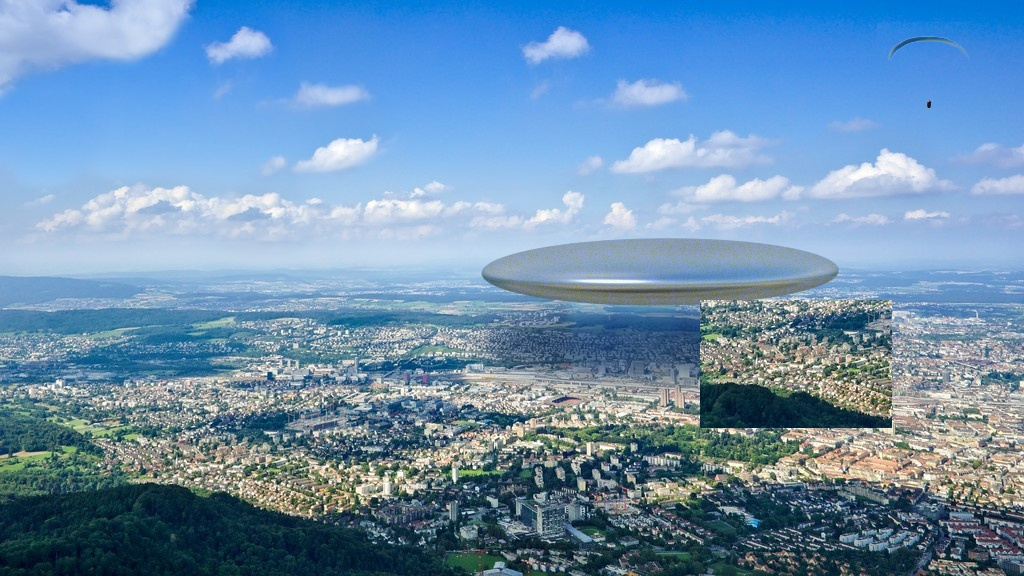
#> input picture assets/examples/copy_move_clone.jpg, 1024 x 576 px; its folder holds only this picture in this run
$ python -i jpeg_ghost.py   (imports and definitions only)
#> lines starting #> are read from the running program, lines starting #| are printed output that depends on the picture
### analysis/quant_table.py
"""
JPEG quantization-table analysis.

Reads the DQT tables of the last JPEG encoder, estimates the IJG quality
they correspond to, and says whether they are a scaled copy of the IJG
(libjpeg) reference tables of ITU-T T.81 Annex K. That tells you which
*encoder family* saved the file last; it says nothing about whether the pixels
were edited. (Background: Farid, "Digital Image Ballistics from JPEG
Quantization", Dartmouth TR2006-583; Kornblum, "Using JPEG quantization tables
to identify imagery processed by software", DFRWS 2008.)

estimate_jpeg_quality / is_standard_table are reused by double_jpeg and
jpeg_ghost.
"""
import numpy as np
from PIL import Image

from analysis.util import error_result, make_result

LIMITATIONS = [
    "Tables describe only the last JPEG save. Earlier compressions, edits made "
    "before that save, and lossless edits are invisible here (see Double JPEG "
    "and JPEG Ghost).",
    "IJG tables are used by a huge range of software and by some cameras; "
    "custom tables are used by most camera vendors and by Photoshop. The "
    "encoder hint narrows the family, it does not identify a device.",
    "Quality is the IJG quality that produces these tables (exact for libjpeg "
    "tables; when several qualities give the same table the highest is "
    "reported). For non-IJG "
    "tables it is only a rough equivalent.",
    "No database of camera tables is consulted, so a camera claim in EXIF "
    "cannot be confirmed or refuted from the tables alone.",
]

TABLE_NAMES = {0: "luminance", 1: "chrominance"}


# [127 lines left out: functions analyze_quantization_table, extract_jpeg_quantization_tables, not called in this run]


# Standard IJG quantization tables for quality 50, in raster order.
# Pillow returns tables de-zigzagged, so these line up element for element.
STANDARD_LUMINANCE = np.array([
    16, 11, 10, 16, 24, 40, 51, 61,
    12, 12, 14, 19, 26, 58, 60, 55,
    14, 13, 16, 24, 40, 57, 69, 56,
    14, 17, 22, 29, 51, 87, 80, 62,
    18, 22, 37, 56, 68, 109, 103, 77,
    24, 35, 55, 64, 81, 104, 113, 92,
    49, 64, 78, 87, 103, 121, 120, 101,
    72, 92, 95, 98, 112, 100, 103, 99
])

STANDARD_CHROMINANCE = np.array([
    17, 18, 24, 47, 99, 99, 99, 99,
    18, 21, 26, 66, 99, 99, 99, 99,
    24, 26, 56, 99, 99, 99, 99, 99,
    47, 66, 99, 99, 99, 99, 99, 99,
    99, 99, 99, 99, 99, 99, 99, 99,
    99, 99, 99, 99, 99, 99, 99, 99,
    99, 99, 99, 99, 99, 99, 99, 99,
    99, 99, 99, 99, 99, 99, 99, 99
])


def _standard_table(table_id):
    """Table 0 is luminance; any other id is chrominance."""
    return STANDARD_LUMINANCE if table_id == 0 else STANDARD_CHROMINANCE


def ijg_table(quality, table_id=0):
    """The table libjpeg builds for `quality` (1-100, baseline: clipped to
    1..255), raster order, int array of 64."""
    q = min(100, max(1, int(quality)))
    scale = 5000 // q if q < 50 else 200 - 2 * q
    return np.clip((_standard_table(table_id) * scale + 50) // 100, 1, 255)


_IJG = {t: [ijg_table(q, t) for q in range(1, 101)] for t in (0, 1)}


def estimate_jpeg_quality(qtable, table_id=0):
    """
    Estimates JPEG quality from a quantization table.

    An exact match with a libjpeg table for q = 1..100 returns that q (the
    highest q when several produce the same table). Otherwise it inverts
    the IJG scaling that libjpeg applies when building a table:

        scale = 5000/quality        if quality < 50
        scale = 200 - 2*quality     otherwise
        Q[i]  = clip((T50[i]*scale + 50) / 100, 1, 255)

    so scale is recovered per entry as (100*Q[i] - 50) / T50[i] and inverted
    back to a quality. Entries clipped at 1 or 255 carry no scale information
    and are excluded.

    Args:
        qtable: 64-element quantization table (raster order)
        table_id (int): 0 for luminance, otherwise chrominance

    Returns:
        int: Estimated quality (1-100)
    """
    q = np.asarray(qtable, dtype=np.float64).ravel()
    if q.size != 64:
        return 50  # default
    exact = [i + 1 for i, t in enumerate(_IJG[0 if table_id == 0 else 1])
             if np.array_equal(t, q)]
    if exact:
        return exact[-1]

    standard = _standard_table(table_id).astype(np.float64)

    # Saturated entries pin to the clip bounds and would bias the estimate
    usable = (q > 1) & (q < 255)
    if not usable.any():
        # Everything saturated: all 1s means maximum quality, all 255s minimum
        return 100 if q.max() <= 1 else 1

    scales = (100.0 * q[usable] - 50.0) / standard[usable]
    scale = float(np.median(scales))  # median resists a few odd entries

    if scale <= 0:
        return 100
    quality = 5000.0 / scale if scale > 100 else (200.0 - scale) / 2.0

    return int(round(min(100.0, max(1.0, quality))))


# [39 lines left out: function is_standard_table, not called in this run]

### analysis/util.py
"""
Shared helpers: the result contract every analysis returns, decoding images
to arrays without re-encoding them, and JPEG grid alignment.
"""
import io

import numpy as np
from PIL import Image, ImageOps

# ── Result contract ───────────────────────────────────────────────
# Every public analysis function returns make_result(...). The app renders
# any result the same way, so a module can't return keys the UI never reads.
STATUSES = ("ok", "insufficient_data", "not_applicable", "error")
LEVELS = ("info", "notice", "warning")  # neutral / weak indicator / inconsistency


def make_result(status, summary, findings=(), metrics=None, images=None,
                tables=None, limitations=(), details=None):
    """
    Args:
        status: one of STATUSES
        summary: one neutral sentence describing what was measured
        findings: iterable of (level, text) or {"level", "text"}
        metrics: {label: number|str} shown as headline numbers
        images: {caption: uint8 ndarray (H,W) or (H,W,3)}
        tables: {title: list[dict] | dict}
        limitations: what this technique cannot see, always shown
        details: raw values for power users / tests (JSON-serialisable)
    """
    if status not in STATUSES:
        raise ValueError(f"bad status {status!r}")
    norm = []
    for f in findings:
        level, text = (f["level"], f["text"]) if isinstance(f, dict) else f
        if level not in LEVELS:
            raise ValueError(f"bad finding level {level!r}")
        norm.append({"level": level, "text": str(text)})
    return {
        "status": status,
        "summary": str(summary),
        "findings": norm,
        "metrics": dict(metrics or {}),
        "images": dict(images or {}),
        "tables": dict(tables or {}),
        "limitations": [str(x) for x in limitations],
        "details": dict(details or {}),
    }


def error_result(exc, limitations=()):
    return make_result("error", f"Analysis failed: {exc}", limitations=limitations)


# ── Decoding ──────────────────────────────────────────────────────
# [30 lines left out: function load_array, not called in this run]


def image_format(image_path):
    with Image.open(image_path) as img:
        return img.format


def to_uint8(arr, stretch=True):
    """Map any array to uint8 for display. stretch=True uses the 0.5-99.5 %
    percentiles so one outlier can't flatten the picture."""
    a = np.asarray(arr, dtype=np.float64)
    a = np.nan_to_num(a)
    if stretch:
        lo, hi = np.percentile(a, [0.5, 99.5])
        a = (a - lo) / (hi - lo) if hi > lo else np.zeros_like(a)
        a = a * 255.0
    return np.clip(a, 0, 255).astype(np.uint8)


# [19 lines left out: functions fig_to_array, overlay_mask, not called in this run]


# ── JPEG grid ─────────────────────────────────────────────────────
# Block artifact grid (BAG) after W. Li, Y. Yuan, N. Yu, "Passive detection
# of doctored JPEG image via block artifact grid extraction", Signal
# Processing 89(9), 2009. Second-order differences are taken across every
# column/row gap (see _gap_diff); values above T are zeroed so object edges
# do not swamp the weak block-boundary steps; the rest is accumulated along
# the boundary over 33 px, a 33-px running median across it is subtracted,
# and the energy is summed per grid phase. Deviation from the paper: T adapts
# to the image, T = max(BAG_EDGE_MIN, BAG_EDGE_K * median difference). A
# fixed T missed the grid either in textured (grass, gravel) or in smooth
# images. Global crop-offset recovery with the adaptive T: 73 % of 96 cropped
# JPEGs q50-95 (q50-70 94 %, q80 75 %, q90 56 %, q95 31 %), 0/48 false grids
# on never-compressed, NN-2x and bicubic-1.5x images (frequency_analysis).
BAG_EDGE_K = 8.0
BAG_EDGE_MIN = 4.0


# [113 lines left out: functions _gap_diff, bag_diffs, bag_maps, phase_energy, blockiness_by_offset, grid_uniqueness and 1 more, not called in this run]


# [17 lines that do not run on import are left out]

### analysis/jpeg_ghost.py
"""
JPEG ghosts.

Method: H. Farid, "Exposing Digital Forgeries from JPEG Ghosts", IEEE Trans.
Information Forensics and Security 4(1), 2009.

The image f is recompressed at each quality q; the difference
    d(x, y, q) = mean_{b x b window} [f - f_q]^2
(b = 16) is normalised per pixel across q to [0, 1]. A region that was
compressed at a lower quality q1 before the whole image was saved at its
final quality q2 shows a second minimum ("ghost") at q ≈ q1, while the rest
of the image does not. Deviation from the paper: the difference is taken on
the luminance channel only (decoded Y, recompressed as a greyscale JPEG with
the same IJG luminance table), which is where the quantization traces live
and is a third of the cost.

Grid shift (Farid §3): a ghost only appears when the recompression grid
lines up with the region's earlier JPEG grid. Besides the file's own grid
(0, 0) the image is recompressed at the one other grid offset where the
most blocks sit on a requantization lattice (_offgrid_shift, a DCT-domain
ghost test over all 63 offsets), so a region pasted off the file grid can
still show its ghost.

Farid inspects the normalised maps visually; to decide automatically we
compare d with the same measurement on a grid shifted by (4, 4) px from the
tested one, where an earlier quantization no longer lines up (content
normalisation — without it, smooth content alone produced "ghosts"). A
window is a ghost at q when log(d/d_ref) is far below the image's median at
q; when the median itself is low, the whole image carries the ghost (entire
image double-compressed). A singly-compressed file already sits closer to
its recompression just below its own quality, so the whole-image test
subtracts the median measured on a simulated single compression
(_single_baseline).

The final quality is taken from the stored quantization table
(quant_table.estimate_jpeg_quality), not from the argmin of d, which is
biased to the highest tested quality. Only qualities below it are searched.

Windows are evaluated on an 8-pixel stride (16x16 window = 2x2 blocks), so
maps have one value per 8x8 block.
"""
import io

import numpy as np
from PIL import Image
from scipy.ndimage import binary_opening, label, uniform_filter

from analysis.quant_table import estimate_jpeg_quality, ijg_table
from analysis.util import error_result, make_result, overlay_mask, to_uint8

MIN_RANGE = 1.0     # windows whose d varies less than this over q are flat
# A window is a ghost at q when log(d / d_ref), smoothed over 3x3 windows,
# lies DELTA below the image median at q. Calibrated with MIN_REGION below.
DELTA = 0.7
# Whole-image ghost: median log ratio this far below the simulated single
# compression. Calibration (8 hosts): single q75-95 >= -0.66, whole-image
# double 60->90 and 90->95 <= -2.17.
GLOBAL_LR = 1.0
# Largest ghost component, share of textured windows (hold-out numbers in
# Descriptions/Noise_Ghost.md).
MIN_REGION = 0.03
# Off-grid offset search (_offgrid_shift): a sampled block is on an earlier
# lattice when >= SHIFT_MIN_COEFS of its coefficients lie off the zero cell
# with mean normalised requantization error < SHIFT_ERR.
SHIFT_BLOCKS = 6000
SHIFT_ERR = 0.03      # mean normalised error; 1/12 for unquantized content
SHIFT_MIN_COEFS = 4

LIMITATIONS = [
    "Only finds regions whose earlier compression was at a lower quality "
    "than the final save; q1 ≥ q2 leaves no ghost, and q1 within ~5 of q2 "
    "a weak one.",
    "Besides the file grid only the one strongest other grid offset is "
    "tested; several pasted regions on different off-grid offsets are not "
    "all covered, and an off-grid region whose blocking is weaker than the "
    "file's own (final quality much lower than the region's) is not found.",
    "Flat or saturated regions have no measurable difference at any quality "
    "and are excluded.",
    "Resizing or filtering after the earlier save erases the ghost.",
]


def _luma(path):
    """Stored luminance (no RGB round trip for JPEG), table, format."""
    with Image.open(path) as im:
        fmt = im.format
        qt = getattr(im, "quantization", None) or {}
        if fmt == "JPEG" and im.mode != "L":
            im.draft("YCbCr", im.size)
        if im.mode == "YCbCr":
            y = np.asarray(im)[..., 0]
        else:
            y = np.asarray(im.convert("L"))
    return y, qt, fmt


def _recompress(y8, q):
    buf = io.BytesIO()
    Image.fromarray(y8).save(buf, "JPEG", quality=int(q))
    buf.seek(0)
    with Image.open(buf) as r:
        return np.asarray(r, dtype=np.float32)


def _diff_map(y8, q, dy, dx):
    """Farid's d for the grid starting at (dy, dx): 16x16-window mean of the
    squared recompression error, one value per 8x8 block of that grid."""
    a = y8[dy:, dx:]
    hb, wb = a.shape[0] // 8, a.shape[1] // 8
    a = np.ascontiguousarray(a[:hb * 8, :wb * 8])
    e = (a.astype(np.float32) - _recompress(a, q)) ** 2
    blk = e.reshape(hb, 8, wb, 8).mean(axis=(1, 3))
    return uniform_filter(blk, size=2, mode="nearest")


_C = np.array([[np.sqrt((1 if k == 0 else 2) / 8) * np.cos((2 * n + 1) * k * np.pi / 16)
                for n in range(8)] for k in range(8)], dtype=np.float32)


LOWF = [(u, v) for u in range(8) for v in range(8) if 0 < u + v <= 4]


def _offgrid_shift(y8, qualities):
    """Pick the one off-file-grid offset to test. For each of the 63 grid
    offsets, a fixed subsample of blocks is DCT-transformed and its
    low-frequency AC coefficients outside the zero cell are requantized
    with the IJG luminance table of each tested quality. On an earlier JPEG
    lattice the normalised error ((c - Q round(c/Q)) / Q)^2 is near 0
    instead of 1/12 — the DCT-domain form of Farid's ghost. Returns
    ((dy, dx), excess share of blocks on a lattice over the median
    offset) for the best offset."""
    hb, wb = (y8.shape[0] - 8) // 8, (y8.shape[1] - 8) // 8
    idx = np.arange(hb * wb)[::max(1, hb * wb // SHIFT_BLOCKS)]
    by, bx = 8 * (idx // wb), 8 * (idx % wb)
    o = np.arange(8)
    cu = _C[[u for u, _ in LOWF]]
    cv = _C[[v for _, v in LOWF]]
    tabs = [np.array([ijg_table(q, 0)[u * 8 + v] for u, v in LOWF], np.float32)
            for q in qualities]
    shares = {}
    for dy in range(8):
        for dx in range(8):
            if (dy, dx) == (0, 0):
                continue
            b = y8[(by + dy)[:, None, None] + o[None, :, None],
                   (bx + dx)[:, None, None] + o[None, None, :]].astype(np.float32) - 128
            c = np.einsum("nij,fi,fj->nf", b, cu, cv)
            hit = np.zeros(len(idx), bool)
            for Q in tabs:
                r = c / Q
                m = np.abs(r) >= 0.5
                n = m.sum(1)
                e = (((r - np.round(r)) ** 2) * m).sum(1)
                hit |= (n >= SHIFT_MIN_COEFS) & (e < SHIFT_ERR * n)
            shares[(dy, dx)] = float(hit.mean())
    off = max(shares, key=shares.get)
    # chance hits (few coefficients, small error at some q) set a baseline
    return off, shares[off] - float(np.median(list(shares.values())))


def _ghost_search(y8, qualities, dy, dx, base=None):
    """Recompress on grid (dy, dx) and on its (4, 4)-shifted reference (the
    reference never coincides with the file grid when dy, dx != 0: it then
    uses a 2-px offset). base: {q: median log ratio of a simulated single
    compression}, subtracted before the whole-image test. Returns D, valid,
    best (region, q, mask), whole [(excess, q)], meds {q: median}."""
    ry, rx = (dy + 4) % 8, (dx + 4) % 8
    if (dy, dx) != (0, 0) and (ry, rx) == (0, 0):
        ry, rx = (dy + 2) % 8, (dx + 2) % 8
    D, R = [], []
    for q in qualities:
        D.append(_diff_map(y8, q, dy, dx))
        r = _diff_map(y8, q, ry, rx)
        h, w = min(r.shape[0], D[-1].shape[0]), min(r.shape[1], D[-1].shape[1])
        rr = np.empty_like(D[-1])
        rr[:] = np.median(r)
        rr[:h, :w] = r[:h, :w]
        R.append(rr)
    D, R = np.array(D), np.array(R)                  # (Q, hb, wb)
    lo, hi = D.min(axis=0), D.max(axis=0)
    valid = (hi - lo) >= MIN_RANGE
    best, whole, meds = (0.0, None, None), [], {}
    if valid.mean() < 0.1:
        return D, valid, best, whole, meds
    for i, q in enumerate(qualities):
        lr = uniform_filter(np.log((D[i] + 0.5) / (R[i] + 0.5)), size=3, mode="nearest")
        med = meds[q] = float(np.median(lr[valid]))
        if med - (base or {}).get(q, 0.0) < -GLOBAL_LR:
            whole.append((med - (base or {}).get(q, 0.0), q))  # whole image ghost
            continue
        ghost = binary_opening(valid & (med - lr > DELTA), np.ones((2, 2)))
        lab, n = label(ghost)
        if n:
            sizes = np.bincount(lab.ravel())[1:]
            reg = float(sizes.max() / valid.sum())
            if reg > best[0]:
                best = (reg, q, lab == int(np.argmax(sizes)) + 1)
    return D, valid, best, whole, meds


def _single_baseline(y8, qualities, primary):
    """Median log ratios of a simulated singly-compressed image: a central
    crop (<= 1024 px) taken 4 px off the file grid (old lattices no longer
    line up) and saved once at the final quality. A singly-compressed file
    is closer to its recompression just below its own quality than its
    shifted copy is; this is the level a real earlier save must beat."""
    h, w = y8.shape
    S = min(1024, (h - 8) // 8 * 8, (w - 8) // 8 * 8)
    r0, c0 = (h - S) // 16 * 8 + 4, (w - S) // 16 * 8 + 4
    crop = np.ascontiguousarray(y8[r0:r0 + S, c0:c0 + S])
    sim = _recompress(crop, primary).astype(np.uint8)
    return _ghost_search(sim, qualities, 0, 0)[4]


def analyze_jpeg_ghost(image_path, qualities=range(50, 100, 5)):
    """
    Returns the shared result contract. Metrics: "Primary quality (from
    table)", "Ghost quality", "Ghost region (% of windows)", "Ghost grid
    offset (dy,dx)", "Tested qualities".
    Images: normalised difference at the ghost quality (dark = ghost),
    argmin-quality map, ghost overlay (when found).
    details: {"curve": {q: mean d}, "ghost_q", "region", "primary_q",
    "whole_image_ghost_q", "grid_offset", "tested_offsets"}.
    UI may expose `qualities` (tested range).
    """
    try:
        y8, qt, fmt = _luma(image_path)
#> in _luma, im is the input picture: PIL image 1024x576 RGB; mean R, G, B 109.1, 144.5, 175.7
#> in _luma, `qt = getattr(im, "quantization", None) or {}`: qt = 2 items
#> in _luma, `y = np.asarray(im.convert("L"))`:
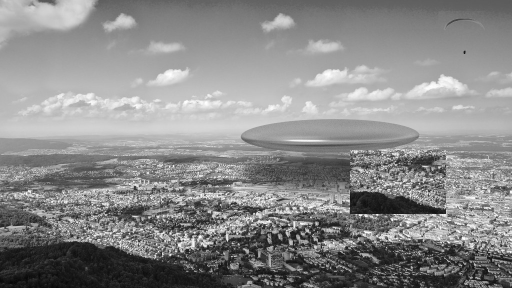
#> y: shape (576, 1024) (shown at 1/2 size); min 5, max 255, mean 137.5
#> qt = 2 items; fmt = 'JPEG'
        h, w = y8.shape
        if min(h, w) < 64 or y8.std() < 1.0:
            return make_result(
                "insufficient_data",
                f"{w}×{h} image is too small or flat for ghost analysis.",
                [("info", "Needs at least 64×64 px of textured content.")],
                limitations=LIMITATIONS)
        primary = estimate_jpeg_quality(qt[0], 0) if fmt == "JPEG" and 0 in qt else None
#> in estimate_jpeg_quality, `q = np.asarray(qtable, dtype=np.float64).ravel()`: q = 64 values, max 12 at index 53, min 1 at index 1, mean 5.77
#> in estimate_jpeg_quality, `exact = [i + 1 for i, t in enumerate(_IJG[0 if table_id == 0 else 1]) ..`: exact = [95]
#> primary = 95
        ceiling = (primary if primary is not None else 101) - 1
#> ceiling = 94
        qualities = sorted(int(q) for q in qualities if int(q) <= ceiling)
#> qualities = [50, 55, 60, 65, 70, 75, 80, 85, 90]
        if not qualities:
            return make_result(
                "insufficient_data",
                f"No tested quality lies below the final quality {primary}.",
                [("info", "Ghosts can only appear below the final quality.")],
                limitations=LIMITATIONS, details={"primary_q": primary})

        # ponytail: the second pass always runs (2x cost); the shift score
        # did not separate negatives from positives well enough to gate it
        # (best-offset excess 0.007-0.042 on clean/double files, 0.013-0.093
        # on off-grid patches) but picked the right offset in ~90 % of them.
        off, share = _offgrid_shift(y8, qualities)
#> in _offgrid_shift, `tabs = [np.array([ijg_table(q, 0)[u * 8 + v] for u, v in LOWF], np.flo..`: tabs = 9 items
#> after the loop in _offgrid_shift, `for dy in range(8):`: shares = 63 items
#> in _offgrid_shift, `off = max(shares, key=shares.get)`: off = (0, 7)
#> off = (0, 7); share = 0.0081
        offsets = [(0, 0), off]
#> offsets = [(0, 0), (0, 7)]
        base = _single_baseline(y8, qualities, primary) if primary is not None else None
#> in _single_baseline, `crop = np.ascontiguousarray(y8[r0:r0 + S, c0:c0 + S])`:
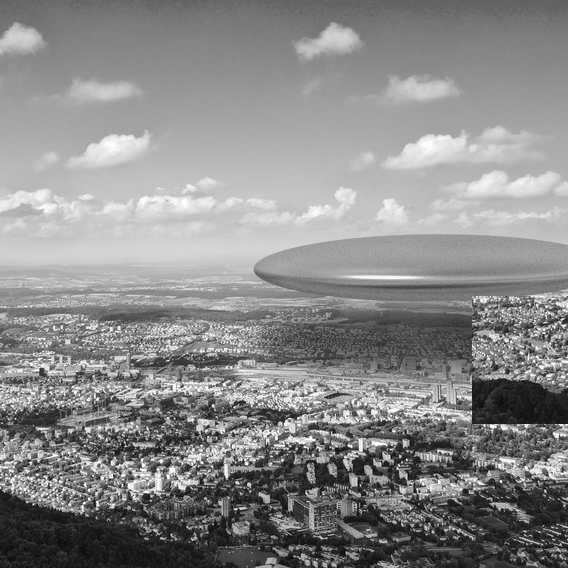
#> crop: shape (568, 568); min 5, max 255, mean 137.4
#> in _diff_map, `e = (a.astype(np.float32) - _recompress(a, q)) ** 2`:
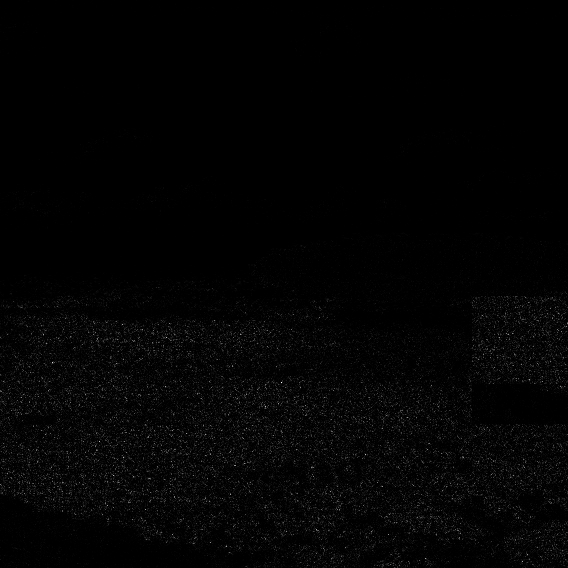
#> e: shape (568, 568) float32; min 0, max 4624, mean 68.1; drawn with min black and max white
#> in _diff_map, `blk = e.reshape(hb, 8, wb, 8).mean(axis=(1, 3))`:
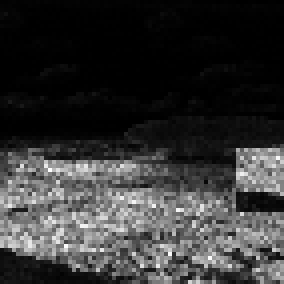
#> blk: shape (71, 71) float32 (shown 4 times larger); min 0.203, max 328, mean 68.1; drawn with min black and max white
#> in _diff_map, `return uniform_filter(blk, size=2, mode="nearest")`:
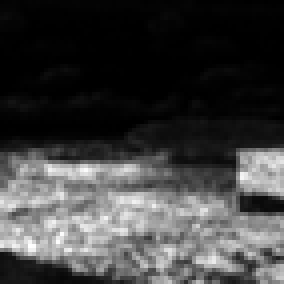
#> returned value: shape (71, 71) float32 (shown 4 times larger); min 0.34, max 270, mean 67.5; drawn with min black and max white
#> (the rest of the program and of its run is left out)
